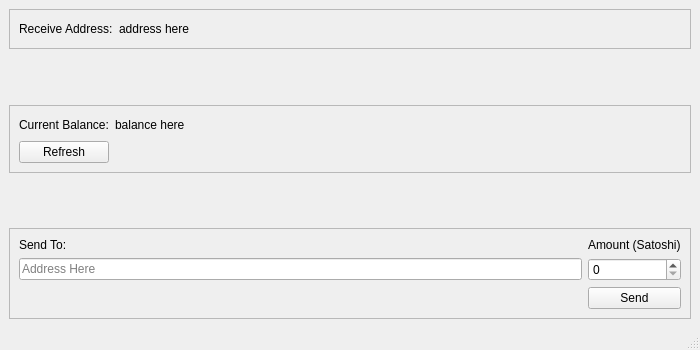
<?xml version="1.0" encoding="UTF-8"?>
<ui version="4.0">
 <class>MainWindow</class>
 <widget class="QMainWindow" name="MainWindow">
  <property name="geometry">
   <rect>
    <x>0</x>
    <y>0</y>
    <width>700</width>
    <height>350</height>
   </rect>
  </property>
  <property name="minimumSize">
   <size>
    <width>700</width>
    <height>350</height>
   </size>
  </property>
  <property name="windowTitle">
   <string>MainWindow</string>
  </property>
  <property name="windowOpacity">
   <double>1.000000000000000</double>
  </property>
  <widget class="QWidget" name="centralwidget">
   <layout class="QVBoxLayout" name="verticalLayout">
    <item>
     <widget class="QFrame" name="addr_frame">
      <property name="frameShape">
       <enum>QFrame::StyledPanel</enum>
      </property>
      <property name="frameShadow">
       <enum>QFrame::Raised</enum>
      </property>
      <layout class="QHBoxLayout" name="horizontalLayout">
       <item>
        <widget class="QLabel" name="label_2">
         <property name="text">
          <string>Receive Address:</string>
         </property>
        </widget>
       </item>
       <item>
        <widget class="QLabel" name="addr_label">
         <property name="text">
          <string>address here</string>
         </property>
        </widget>
       </item>
       <item>
        <spacer name="horizontalSpacer_2">
         <property name="orientation">
          <enum>Qt::Horizontal</enum>
         </property>
         <property name="sizeHint" stdset="0">
          <size>
           <width>40</width>
           <height>20</height>
          </size>
         </property>
        </spacer>
       </item>
      </layout>
     </widget>
    </item>
    <item>
     <spacer name="verticalSpacer_2">
      <property name="orientation">
       <enum>Qt::Vertical</enum>
      </property>
      <property name="sizeHint" stdset="0">
       <size>
        <width>20</width>
        <height>40</height>
       </size>
      </property>
     </spacer>
    </item>
    <item>
     <widget class="QFrame" name="bal_frame">
      <property name="frameShape">
       <enum>QFrame::StyledPanel</enum>
      </property>
      <property name="frameShadow">
       <enum>QFrame::Raised</enum>
      </property>
      <layout class="QGridLayout" name="gridLayout">
       <item row="1" column="0">
        <widget class="QPushButton" name="bal_refresh_button">
         <property name="text">
          <string>Refresh</string>
         </property>
        </widget>
       </item>
       <item row="0" column="1">
        <widget class="QLabel" name="bal_label">
         <property name="text">
          <string>balance here</string>
         </property>
        </widget>
       </item>
       <item row="0" column="2">
        <spacer name="horizontalSpacer">
         <property name="orientation">
          <enum>Qt::Horizontal</enum>
         </property>
         <property name="sizeHint" stdset="0">
          <size>
           <width>40</width>
           <height>20</height>
          </size>
         </property>
        </spacer>
       </item>
       <item row="0" column="0">
        <widget class="QLabel" name="label_3">
         <property name="text">
          <string>Current Balance:</string>
         </property>
        </widget>
       </item>
      </layout>
     </widget>
    </item>
    <item>
     <spacer name="verticalSpacer">
      <property name="orientation">
       <enum>Qt::Vertical</enum>
      </property>
      <property name="sizeHint" stdset="0">
       <size>
        <width>20</width>
        <height>40</height>
       </size>
      </property>
     </spacer>
    </item>
    <item>
     <widget class="QFrame" name="send_frame">
      <property name="frameShape">
       <enum>QFrame::StyledPanel</enum>
      </property>
      <property name="frameShadow">
       <enum>QFrame::Raised</enum>
      </property>
      <layout class="QGridLayout" name="gridLayout_2">
       <item row="1" column="1">
        <widget class="QSpinBox" name="spinBox">
         <property name="accelerated">
          <bool>true</bool>
         </property>
         <property name="maximum">
          <number>999999999</number>
         </property>
        </widget>
       </item>
       <item row="1" column="0">
        <widget class="QLineEdit" name="lineEdit">
         <property name="text">
          <string/>
         </property>
         <property name="placeholderText">
          <string>Address Here</string>
         </property>
        </widget>
       </item>
       <item row="0" column="1">
        <widget class="QLabel" name="label_6">
         <property name="text">
          <string>Amount (Satoshi)</string>
         </property>
        </widget>
       </item>
       <item row="0" column="0">
        <widget class="QLabel" name="label_4">
         <property name="text">
          <string>Send To:</string>
         </property>
        </widget>
       </item>
       <item row="2" column="1">
        <widget class="QPushButton" name="send_button">
         <property name="text">
          <string>Send</string>
         </property>
        </widget>
       </item>
      </layout>
     </widget>
    </item>
   </layout>
  </widget>
  <widget class="QMenuBar" name="menubar">
   <property name="geometry">
    <rect>
     <x>0</x>
     <y>0</y>
     <width>700</width>
     <height>27</height>
    </rect>
   </property>
  </widget>
  <widget class="QStatusBar" name="statusbar"/>
 </widget>
 <resources/>
 <connections/>
</ui>
